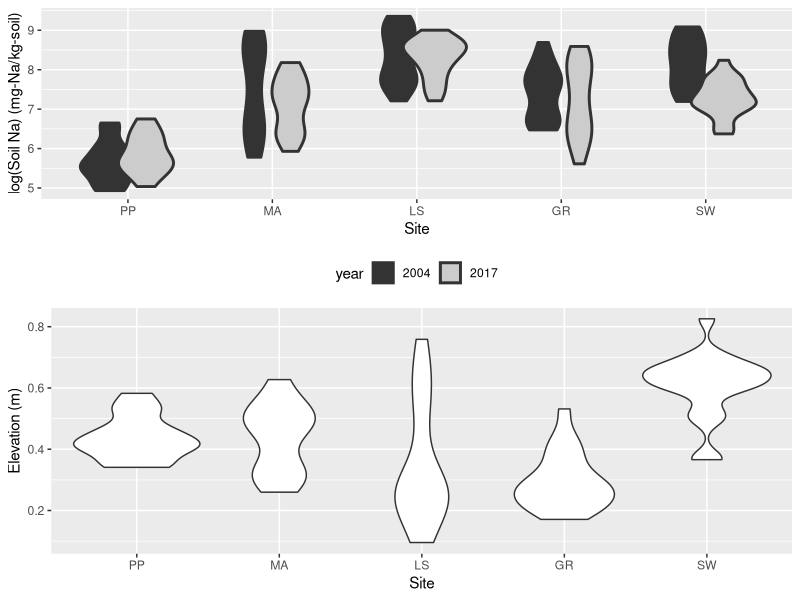

Source code (R):
# summarize soil data

#clear environment
remove(list=ls())

#load required packages
library(tidyverse)
library(gridExtra)


#read in data
#read in data
elev<-read.csv(file="raw_data/elev_samples.csv")%>%
  filter(elev>.0001)%>%
  mutate(site=substr(Plot_Name,1,2))%>%
  mutate(comm=substr(Plot_Name,3,5))%>%
  group_by(Plot_Name)%>%
  summarize(av_elev=mean(elev))%>%
  arrange(Plot_Name)

soil_2004<-read.csv(file="raw_data/soils_report_2004.csv")
soil_2017a<-read.csv(file="raw_data/soils_report_2017a.csv")
soil_2017b<-read.csv(file="raw_data/soils_report_2017b.csv")
soil_2017<-rbind(soil_2017a,soil_2017b)
soil_2017$PlotID=as.character(soil_2017$Sample.Description..1)

# create PlotID for 2004
soil_2004$PlotID<-rep(NA,nrow(soil_2004))
plotnum=as.character(soil_2004$SampleDescription1)
numchar<-nchar(plotnum)
for (i in 1:length(numchar)){
  if (numchar[i]==1){soil_2004$PlotID[i]<-paste(soil_2004$Comm[i],"0",plotnum[i],sep="")}
  else {soil_2004$PlotID[i]<-paste(soil_2004$Comm[i],plotnum[i],sep="")}
}



soil_all<-data.frame(
  Na=c(soil_2004$Na_ppm,soil_2017$Na...mg.kg.),
  Ca=c(soil_2004$Ca_ppm,soil_2017$Ca...mg.kg.),
  site=as.factor(c(substr(soil_2004$PlotID,1,2),substr(soil_2017$Sample.Description..1,1,2))),
  comm=as.factor(c(substr(soil_2004$PlotID,3,5),substr(soil_2017$Sample.Description..1,3,5))),
  year=as.factor(c(rep("2004",nrow(soil_2004)),rep("2017",nrow(soil_2017)))),
  plot=c(soil_2004$PlotID,soil_2017$Sample.Description..1))%>%
  arrange(year,plot)%>%
  mutate(elev=c(elev$av_elev,elev$av_elev))


#reorder factors
soil_all$Site<-factor(soil_all$site,levels(soil_all$site)[c(4,3,2,1,5)])
soil_all$comm<-factor(soil_all$comm,levels(soil_all$comm)[c(1,3,2)])


#salt
plot.salt<-soil_all%>%
  ggplot(aes(x=Site,y=log(Na)))+
  geom_violin(position=position_dodge(width=.5),aes(fill=year),size=1)+
  scale_fill_grey()+
  theme(legend.position="bottom")+
  ylab("log(Soil Na) (mg-Na/kg-soil)")
#elevation
plot.elev<-soil_all%>%
  filter(year==2017)%>%
  ggplot(aes(x=Site,y=elev))+
  geom_violin()+
  ylab("Elevation (m)")
grid.arrange(plot.salt,plot.elev,nrow=2)